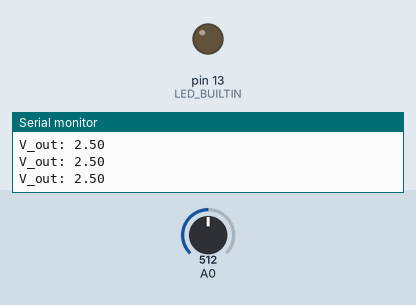
Simulated run of this sketch. Board: Arduino Uno, built with avr-gcc and run on an emulated ATmega328P. Shown: output pins drawn as LEDs (lit = HIGH), the last lines printed to the serial monitor. The test bench sets the inputs (shaded band); at power-on: A0 = 512.

Above: at 1.2 s.
1.3 s: A0 set to 181
2.8 s: A0 set to 149
At 3.1 s:
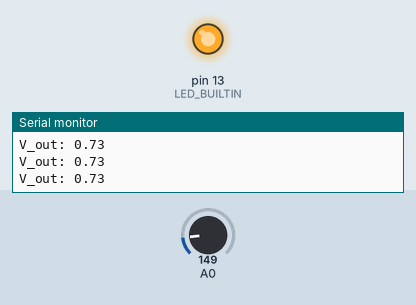
4.3 s: A0 set to 306
At 5.5 s:
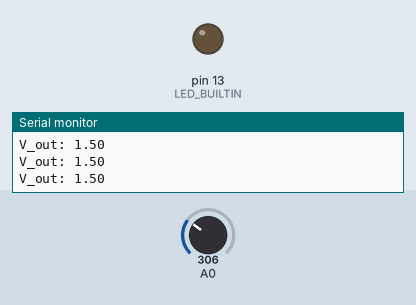
5.8 s: A0 set to 122
At 6.7 s:
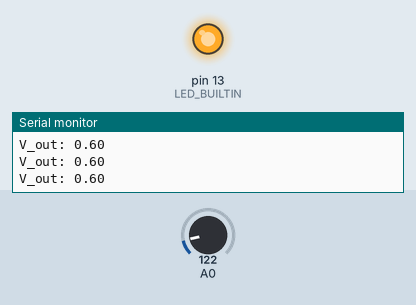
Timing chart, 0 to 8.3 s (numbered marks = the images above; inputs shaded):
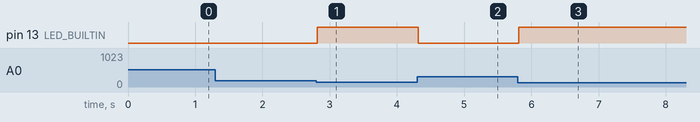

Measured:
- the behaviour switches between 164 and 163 on A0 (found by bisection; images 0 and 1)
- after the input at 2.8 s, pin 13 (LED_BUILTIN): LOW → HIGH at once
- after the input at 4.3 s, pin 13 (LED_BUILTIN): HIGH → LOW at once
- after the input at 5.8 s, pin 13 (LED_BUILTIN): LOW → HIGH at once

The sketch:

senzor-magneta.ino
```cpp
#define MAX_VOLTAGE 5.0

void setup() {
  // Serial Monitor setup (for printing)
  Serial.begin(9600);
  Serial.println("------------");

  // LED setup
  pinMode(LED_BUILTIN, OUTPUT);
}

void loop() {
  // Read form analog input
  int sensorValue = analogRead(A0);

  // Calculate the voltage
  float voltage = sensorValue * (MAX_VOLTAGE / 1023.0);
  Serial.println((String)"V_out: " + voltage);

  // LED controls
  if (voltage > 0.8) {
    digitalWrite(LED_BUILTIN, LOW);
  } else {
    digitalWrite(LED_BUILTIN, HIGH);
  }
}
```
